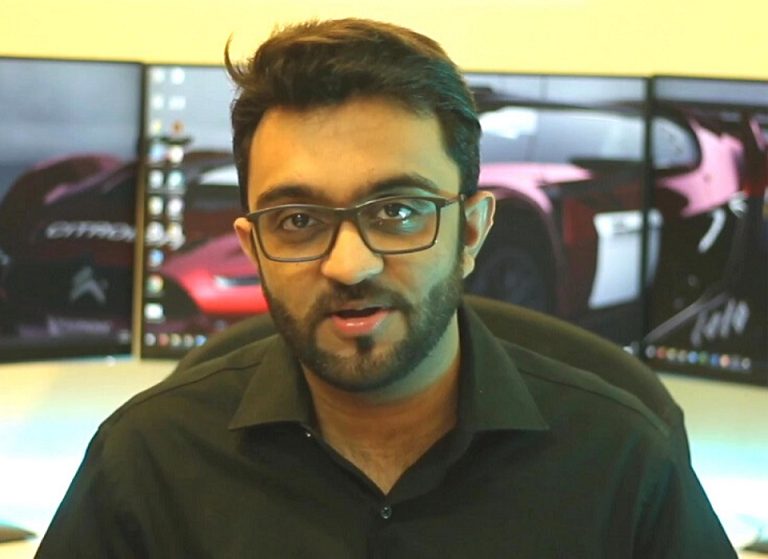
//> input picture OPENCV Lesson 1/OPENCV Lesson 1/Resources/test.png, 768 x 559 px
$ ./Opdracht_2.2   (built with g++ and OpenCV 4)
//> lines starting //> are read from the running program, lines starting //| are printed output that depends on the picture; after the words box and inside, x2 and y2 are one past the last pixel; in counts of white or black regions, pixels touching at a corner belong together
#include <opencv2/imgcodecs.hpp>
#include <opencv2/highgui.hpp>
#include <opencv2/imgproc.hpp>
#include <iostream>

using namespace cv;
using namespace std;

///////////////  Basic Functions  //////////////////////

void main() {

	string path = "Resources/test.png";
	Mat img = imread(path);
//> img is the input picture: 559 rows x 768 cols, CV_8UC3; mean B, G, R 94.1, 117.1, 120.5
	Mat imgGray, imgBlur, imgCanny, imgDil, imgErode;

	int thr1 = 0;
	int thr2 = 255;

	namedWindow("Trackbars", (640, 200));
	createTrackbar("THR1", "Trackbars", &thr1, 255);
//> slider 'THR1' is set to 85
	createTrackbar("THR2", "Trackbars", &thr2, 255);


	while (true) {
		cvtColor(img, imgGray, COLOR_BGR2GRAY);
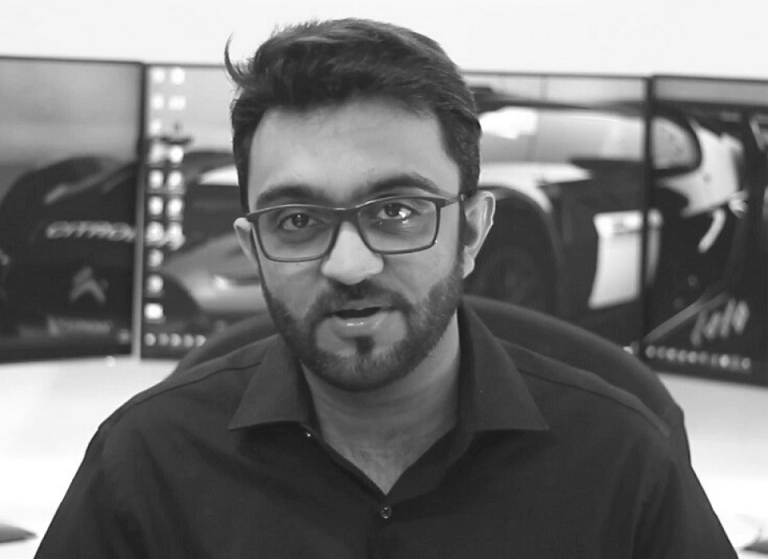
//> imgGray: 559 rows x 768 cols, CV_8UC1; min 22, max 255, mean 115.5
		GaussianBlur(imgGray, imgBlur, Size(7, 7), 5, 0);
		Canny(imgBlur, imgCanny, thr1, thr2);
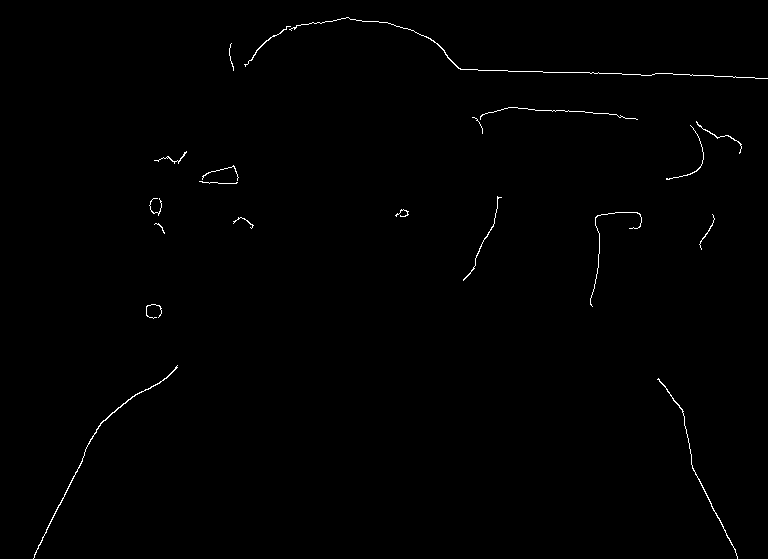
//> imgCanny: 559 rows x 768 cols, CV_8UC1; 0.52% white in thin lines or dots
//> thr1 = 85

		Mat kernel = getStructuringElement(MORPH_RECT, Size(3, 3));
		dilate(imgCanny, imgDil, kernel);
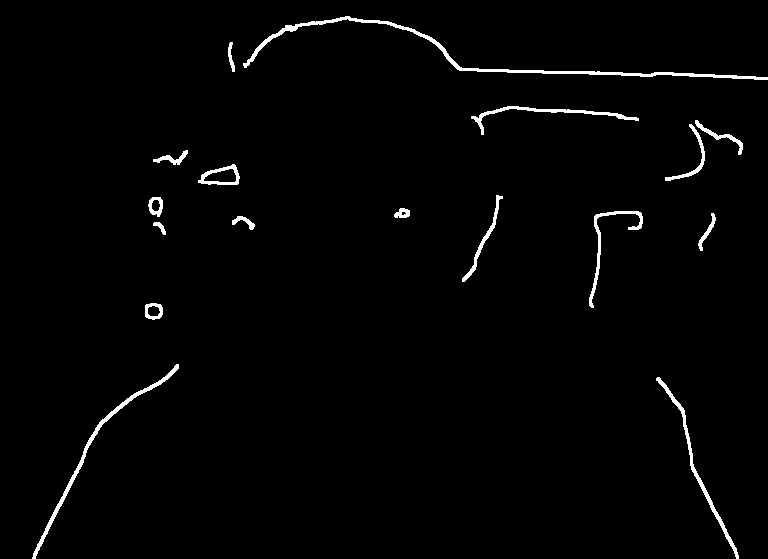
//> imgDil: 559 rows x 768 cols, CV_8UC1; 1.7% white; 17 white regions, largest, box (x1, y1, x2, y2) and area: (243, 16, 768, 80) 1920, (32, 364, 179, 559) 1003, (656, 377, 739, 559) 765
		erode(imgDil, imgErode, kernel);
//> imgErode: 559 rows x 768 cols, CV_8UC1; 0.54% white in thin lines or dots

		imshow("Image", img);
		imshow("Image Gray", imgGray);
		imshow("Image Blur", imgBlur);
		imshow("Image Canny", imgCanny);
		imshow("Image Dilation", imgDil);
		imshow("Image Erode", imgErode);
		waitKey(1);
	}
}

$ run again, with OPENCV Lesson 1/OPENCV Lesson 1/Resources/kerstballen.png copied over OPENCV Lesson 1/OPENCV Lesson 1/Resources/test.png
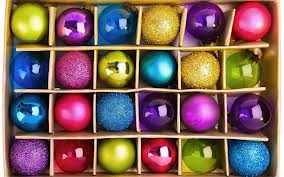
//> input picture OPENCV Lesson 1/OPENCV Lesson 1/Resources/kerstballen.png, 284 x 177 px
//> img is the input picture: 177 rows x 284 cols, CV_8UC3; mean B, G, R 91.4, 98.1, 126.7
//> `Canny(imgBlur, imgCanny, thr1, thr2);`:
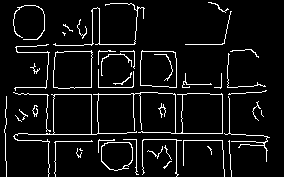
//> imgCanny: 177 rows x 284 cols, CV_8UC1; 6.8% white in thin lines or dots
//> thr1 = 85
//> imgDil: 177 rows x 284 cols, CV_8UC1; 21.2% white; 24 white regions, largest, box (x1, y1, x2, y2) and area: (12, 43, 271, 177) 3835, (52, 2, 146, 47) 803, (97, 49, 136, 89) 735
//> `erode(imgDil, imgErode, kernel);`:
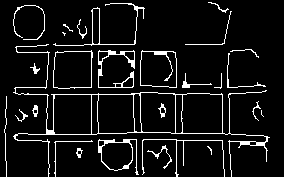
//> imgErode: 177 rows x 284 cols, CV_8UC1; 7.6% white in thin lines or dots
